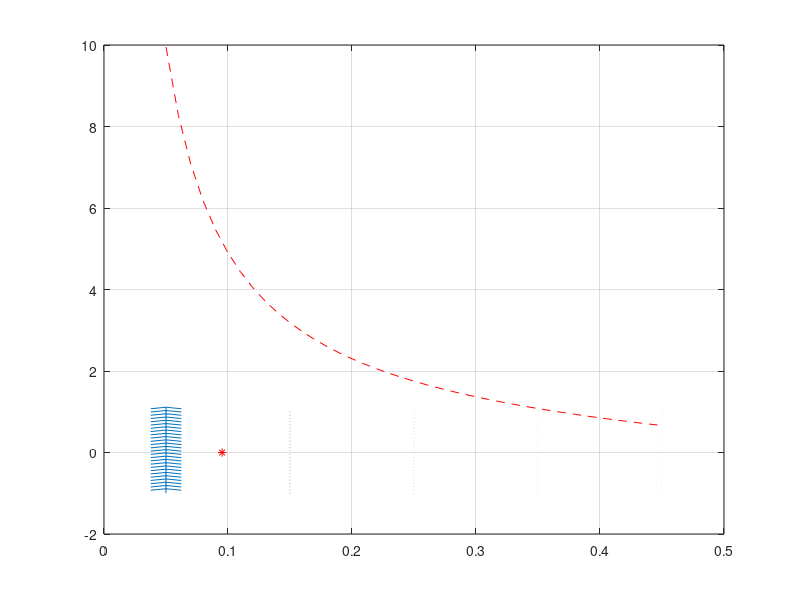

MATLAB code to generate this figure:
% CONFIDENTIAL (C) Mitsubishi Electric Research Labs (MERL) 2018
% Author: Kaivalya Bakshi; Date: 25 Apr 2018; Script for plotting soliton  
% dynamics from Quadratic MFG paper by Ullmo et. al 
% (https://arxiv.org/pdf/1708.07730.pdf) with external potential 
% U0(x) = -x^4/4 - x^2/2. We extend the published example by admitting 
% coupled and non trivial passive drift in the SDE dynamics

clc
clear all
close all

par.alpha = 3;
par.g = 1;
mu = 1;
sigma = 1;

g = par.g;
alpha = par.alpha;

k = g/(1 + alpha)/sqrt(1 + alpha)/(2*pi)^(alpha/2);

qstaranalyticc0 = (mu*sigma^4/(4*k*alpha))^(1/(2-alpha)) % for c = 0, alpha ~= 2

[q2,p2] = meshgrid(.05:0.1:0.5,-1:0.08:1);

q2dot = p2./mu;
% for uncoupled soliton variance dynamics
p2dot = -mu.*sigma.^4./(4.*q2.^3) + k.*alpha./q2.^(alpha+1); % integrator system

figure(1)
x = min(min(q2)):0.01:max(max(q2));
plot(x,mu*sigma^2./2./x - x*1,'--r')
grid on
hold on
scale = 1;
LineSpec = 'filled';
quiver(q2,p2,q2dot,p2dot,scale)
plot(qstaranalyticc0,0,'r*')